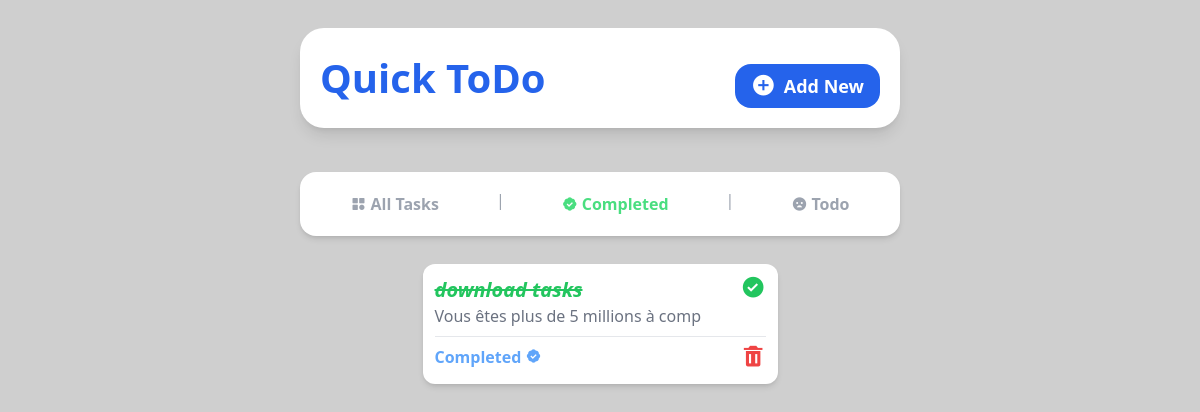
/completed, run on an earlier commit of the app's database.
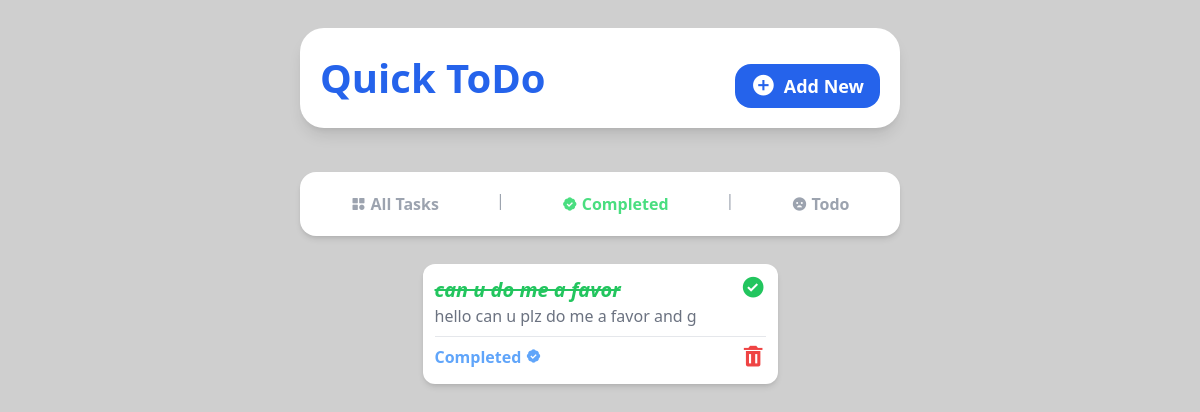
And on a later commit of the database.
### tasks/models.py (models this page shows, shortened)
class Task(models.Model):
    title = models.CharField(max_length = 35)
    description = models.TextField(null = True, blank = True)
    due_date = models.DateField()
    due_time = models.TimeField()
    completed = models.BooleanField(default = False)

### tasks/views.py (the view)
# urls.py: path('completed', views.completed, name='completed'),
def completed(request):
    completed_tasks = Task.objects.filter(completed = True)
    return render(request, 'completed.html', {
        'completed_tasks' : completed_tasks,
    })

### tasks/templates/completed.html
{% include 'base.html' %}
{% include 'completed_nav.html' %}
{% block content %}
    <section
      class="flex flex-1 flex-wrap justify-center gap-3 bg-[#fff0] w-10/12 md:w-11/12 h-full mb-3 rounded-2xl p-3 overflow-y-auto scrollbar-hide"
    >
    {% for task in completed_tasks %}
    <div
    class="w-[355px] flex flex-col shadow-md bg-white h-[120px] rounded-xl p-3"
    >
    <div class="flex flex-row justify-between">
      <div>
        <a href="{% url 'task_detail' task.id %}">
          <h1
            class="text-green-500 font-semibold text-xl italic line-through"
          >
            {{task.title}}
          </h1>
        </a>
        <p class="text-gray-500 text-md">
          {{task.description | slice:":35"}}
        </p>
      </div>
      <a href="{% url 'toggle_complete' task.id %}">
        <i class="bx bxs-check-circle bx-sm text-green-500"></i>
      </a>
    </div>
    <hr class="border-t border-gray-200 my-2" />
    <div class="flex flex-row justify-between">
      <h2 class="text-blue-400 font-bold">
        Completed <i class="bx bxs-badge-check"></i>
      </h2>
      <a href="{% url 'delete_task' task.id %}">
        <i class="bx bxs-trash bx-sm text-red-500"></i>
      </a>
    </div>
    </div>
    {% endfor %}
    </section>
{% endblock content %}

What changed in the data, as far as the page shows it:
no longer on this page (row edited): Task: title "download tasks", description "Vous êtes plus de 5 millions à comp"
added Task: title "can u do me a favor", description "hello can u plz do me a favor and g"
